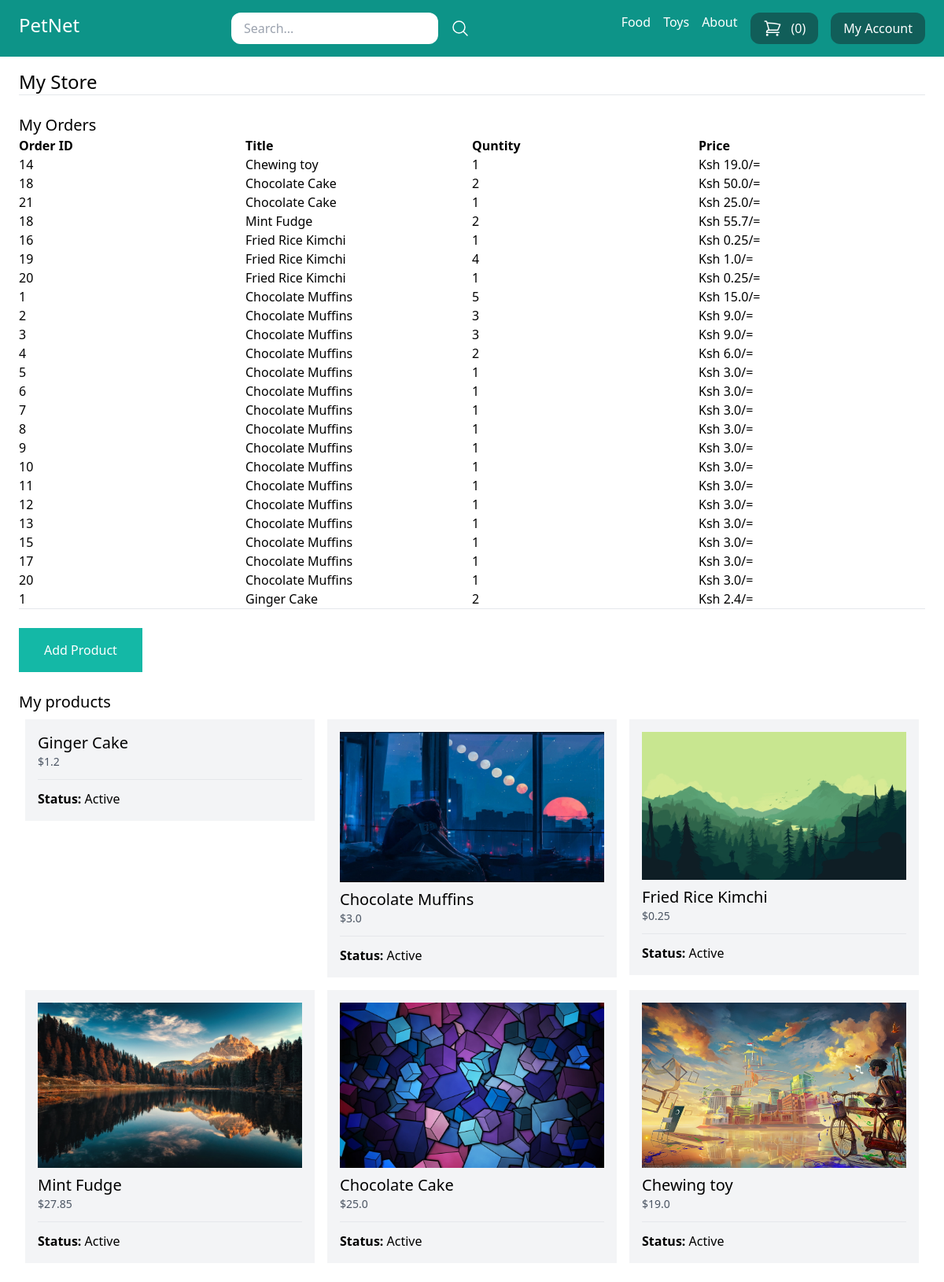
The page /my_store/ (signed in) on the database its author committed.
### store/models.py (models this page shows, shortened)
class Category(models.Model):
    title = models.CharField(max_length=50)
    slug = models.SlugField(max_length=50)
    class Meta:
        verbose_name_plural = 'Categories'

class OrderItem(models.Model):
    order = models.ForeignKey(Order, related_name='items', on_delete=models.CASCADE)
    product = models.ForeignKey(Product, related_name='items', on_delete=models.CASCADE)
    price = models.IntegerField()
    quantity = models.IntegerField(default=1)
    def get_display_price(self):
        return self.price / 100

class Order(models.Model):
    first_name = models.CharField(max_length=500)
    last_name = models.CharField(max_length=500)
    address = models.CharField(max_length=500)
    zipcode = models.CharField(max_length=500)
    city = models.CharField(max_length=500)
    paid_amount = models.IntegerField(default=0)
    is_paid = models.BooleanField(default=False)
    payment_intent = models.CharField(max_length=500)
    created_by = models.ForeignKey(User, related_name='orders', on_delete=models.SET_NULL, null=True)
    created_at = models.DateTimeField(auto_now_add=True)

class Product(models.Model):
    DRAFT = 'draft'
    WAITING_FOR_APPROVAL = 'waiting_for_approval'
    ACTIVE = 'active'
    DELETED = 'deleted'
    STATUS_CHOICES = (
        (DRAFT, 'Draft'),
        (WAITING_FOR_APPROVAL, 'Waiting for approval'),
        (ACTIVE, 'Active'),
        (DELETED, 'Deleted'),
    )
    user = models.ForeignKey(User, related_name='products', on_delete=models.CASCADE)
    category = models.ForeignKey(Category, related_name='products', on_delete=models.CASCADE)
    title = models.CharField(max_length=50)
    slug = models.SlugField(max_length=50)
    description = models.TextField(blank=True)
    price = models.IntegerField()
    image = models.ImageField(upload_to='uploads/product_images/', blank=True, null=True)
    thumbnail = models.ImageField(upload_to='uploads/product_images/product_thumbnails/', blank=True, null=True)
    created_at = models.DateTimeField(auto_now_add=True)
    updated_at = models.DateTimeField(auto_now=True)
    status = models.CharField(max_length=50, choices=STATUS_CHOICES, default=ACTIVE)
    class Meta:
        ordering = ('-created_at',)
    def get_display_price(self):
        return self.price / 100

### userprofile/views.py (the view)
# urls.py: path('my_store/', views.my_store, name = 'my_store'),
@login_required
def my_store(request):
    products = request.user.products.exclude(status = Product.DELETED)
    order_items = OrderItem.objects.filter(product__user = request.user)
    return render(request, 'userprofile/my_store.html',
                  {
                      'products': products,
                      'order_items': order_items,
                  })

### store/cart.py (called while the page is built)
    def __len__(self):
        return sum(item['quantity'] for item in self.cart.values())

### store/context_processor.py (called while the page is built)
def cart(request):
    return {'cart': Cart(request)}

### store/templatetags/menu.py (called while the page is built)
@register.inclusion_tag('core/menu.html')
def menu():
    categories = Category.objects.all()
    context = {
        'categories': categories
    }
    return context

### userprofile/templates/userprofile/my_store.html (shortened to what this page needs)
{% extends 'base.html' %}
{% block content %}
<h1 class="text-2xl">My Store</h1>
<hr>
<h2 class="mt-6 text-xl">My Orders</h2>
<div class="flex flex-wrap">
     <div class="w-1/4">
          <strong>Order ID</strong>
     </div>
     <div class="w-1/4">
          <strong>Title</strong>
     </div>
     <div class="w-1/4">
          <strong>Quntity</strong>
     </div>
     <div class="w-1/4">
          <strong>Price</strong>
     </div>
</div>
{% for order_item in order_items  %}
     <div class="flex flex-wrap">
          <div class="w-1/4">
               <a href="{% url 'my_store_order_detail' order_item.order.id %}">{{ order_item.order.id }}</a>
          </div>
          <div class="w-1/4">
               {{ order_item.product.title }}
          </div>
          <div class="w-1/4">
               {{ order_item.quantity }}
          </div>
          <div class="w-1/4">
               Ksh {{ order_item.get_display_price }}/=
          </div>
     </div>
{% endfor %}
<hr>
<a href="{% url 'add_product' %}" class="mt-6 inline-block py-4 px-8 bg-teal-500 text-white">Add Product</a>
<h2 class="mt-6 text-xl ">My products</h2>
{% if products %}
<div class="flex flex-wrap">
    {% for product in products %}
         <div class="product w-1/3 p-2">
              <div class="p-4 bg-gray-100">
                   <a href="{% url 'edit_product' product.id %}">
                        {% if product.image %}
                             <div class="image mb-2">
                                  <img src="{{ product.image.url }}" alt="Image of {{ product.title }}">
                             </div>
                        {% endif %}
                        <h2 class="text-xl"> {{ product.title }}</h2>
                        <p class="text-sm text-gray-600">${{ product.get_display_price }}</p>
                        <hr class="my-3">
                        <p><strong>Status: </strong>{{ product.get_status_display }}</p>
                   </a>
              </div>
         </div>
    {% endfor %}
</div>
{% else %}
<p class="mt-4 py-4 px-8 bg-gray-200">You don't have any products yet.</p>
{% endif %}
{% endblock content %}

### core/templates/core/menu.html
{% for category in categories %}
    <a href="{% url 'category_detail' category.slug %}" class="text-white">{{ category.title }}</a>
{% endfor %}
<a href="{% url 'core:about' %}" class="text-white">About</a>

### rows shown on the page
Category: title "Food"
Category: title "Toys"
OrderItem: order.id "14", product "Chewing toy", quantity "1", get_display_price "19.0"
OrderItem: order.id "18", product "Chocolate Cake", quantity "2", get_display_price "50.0"
OrderItem: order.id "21", product "Chocolate Cake", quantity "1", get_display_price "25.0"
OrderItem: order.id "18", product "Mint Fudge", quantity "2", get_display_price "55.7"
OrderItem: order.id "16", product "Fried Rice Kimchi", quantity "1", get_display_price "0.25"
OrderItem: order.id "19", product "Fried Rice Kimchi", quantity "4", get_display_price "1.0"
OrderItem: order.id "20", product "Fried Rice Kimchi", quantity "1", get_display_price "0.25"
OrderItem: order.id "1", product "Chocolate Muffins", quantity "5", get_display_price "15.0"
OrderItem: order.id "2", product "Chocolate Muffins", quantity "3", get_display_price "9.0"
OrderItem: order.id "3", product "Chocolate Muffins", quantity "3", get_display_price "9.0"
OrderItem: order.id "4", product "Chocolate Muffins", quantity "2", get_display_price "6.0"
OrderItem: order.id "5", product "Chocolate Muffins", quantity "1", get_display_price "3.0"
OrderItem: order.id "6", product "Chocolate Muffins", quantity "1", get_display_price "3.0"
OrderItem: order.id "7", product "Chocolate Muffins", quantity "1", get_display_price "3.0"
OrderItem: order.id "8", product "Chocolate Muffins", quantity "1", get_display_price "3.0"
OrderItem: order.id "9", product "Chocolate Muffins", quantity "1", get_display_price "3.0"
OrderItem: order.id "10", product "Chocolate Muffins", quantity "1", get_display_price "3.0"
OrderItem: order.id "11", product "Chocolate Muffins", quantity "1", get_display_price "3.0"
OrderItem: order.id "12", product "Chocolate Muffins", quantity "1", get_display_price "3.0"
OrderItem: order.id "13", product "Chocolate Muffins", quantity "1", get_display_price "3.0"
OrderItem: order.id "15", product "Chocolate Muffins", quantity "1", get_display_price "3.0"
OrderItem: order.id "17", product "Chocolate Muffins", quantity "1", get_display_price "3.0"
OrderItem: order.id "20", product "Chocolate Muffins", quantity "1", get_display_price "3.0"
OrderItem: order.id "1", product "Ginger Cake", quantity "2", get_display_price "2.4"
Product: title "Ginger Cake", get_display_price "1.2", status "Active"
Product: image (picture), title "Chocolate Muffins", get_display_price "3.0", status "Active"
Product: image (picture), title "Fried Rice Kimchi", get_display_price "0.25", status "Active"
Product: image (picture), title "Mint Fudge", get_display_price "27.85", status "Active"
Product: image (picture), title "Chocolate Cake", get_display_price "25.0", status "Active"
Product: image (picture), title "Chewing toy", get_display_price "19.0", status "Active"

### other values the page prints
{{ cart | length }} "0"
